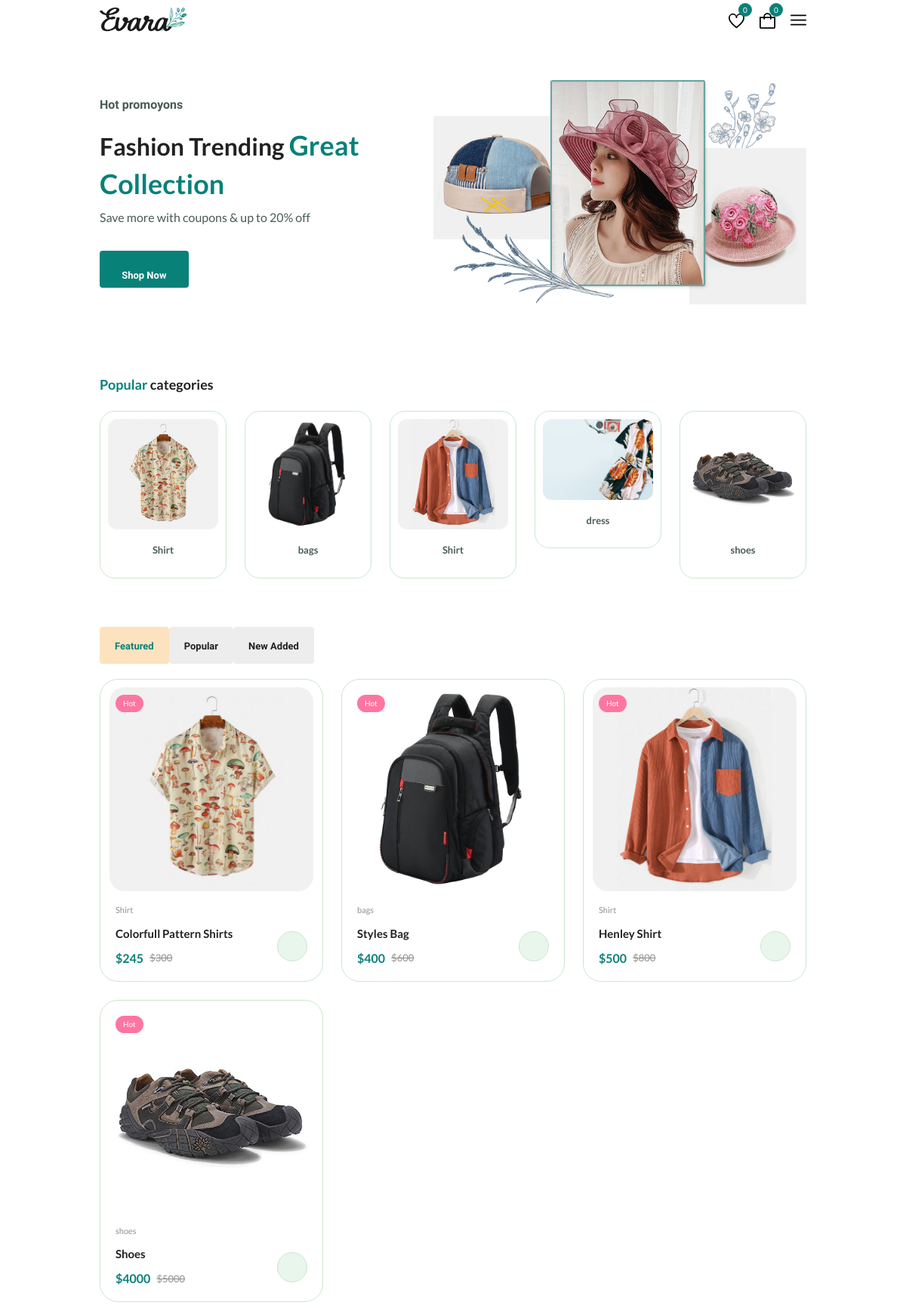
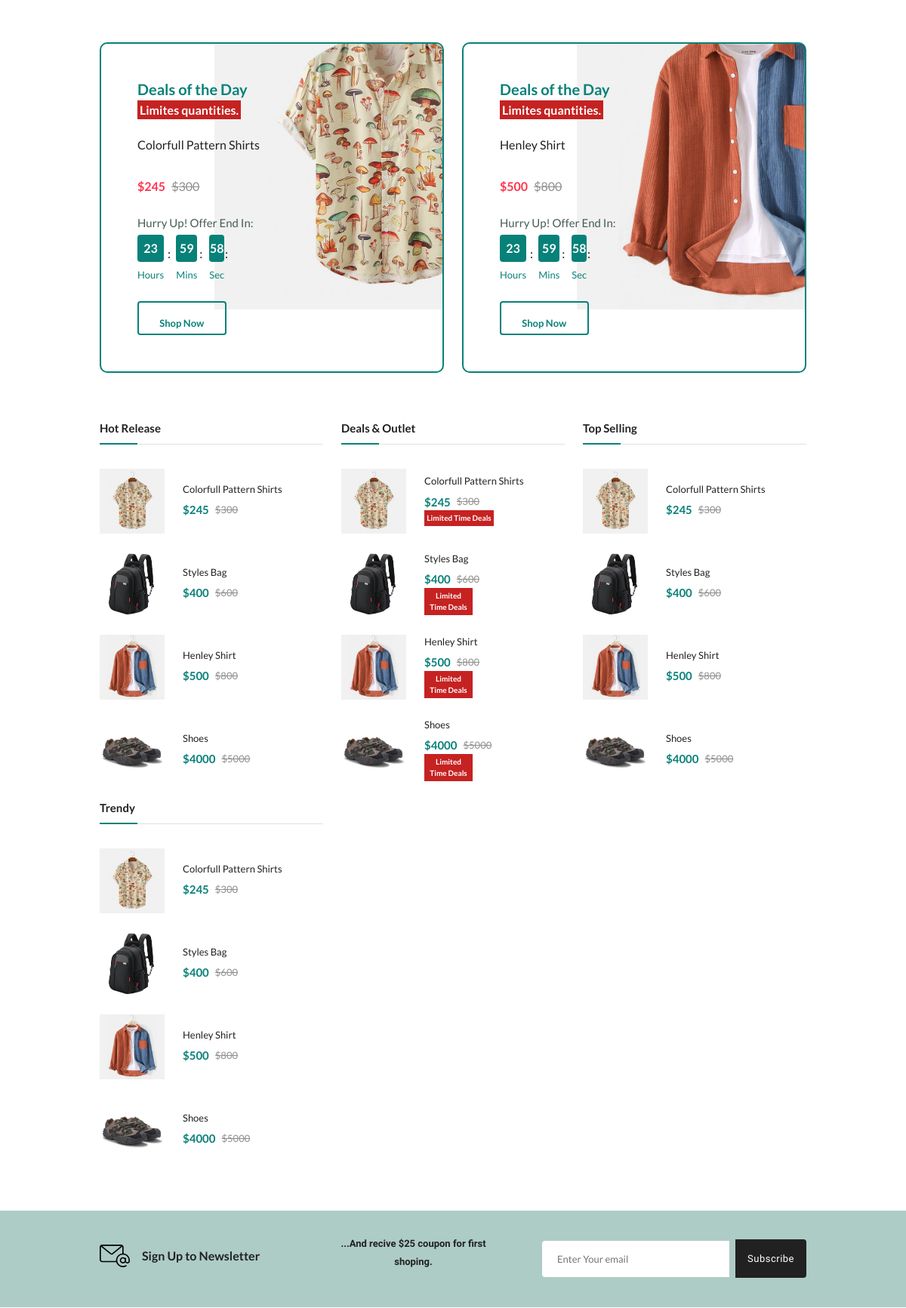
The page / (upper part) on the database its author committed (2 pictures, top to bottom).
### tables this page shows
CREATE TABLE `products` (
  `product_id` int(20) NOT NULL,
  `category` varchar(255) NOT NULL,
  `pname` varchar(255) NOT NULL,
  `brand_name` varchar(255) NOT NULL,
  `new_price` int(20) NOT NULL,
  `old_price` int(20) NOT NULL,
  `image1` varchar(255) NOT NULL,
  `image2` varchar(255) NOT NULL,
  `image3` varchar(255) NOT NULL,
  `is_new` int(20) NOT NULL,
  `is_popular` int(20) NOT NULL,
  `is_featured` int(20) NOT NULL,
  `is_deal_of_the_day` int(20) NOT NULL,
  `is_hot_release` int(20) NOT NULL,
  `is_outlet` int(20) NOT NULL,
  `is_top_selling` int(20) NOT NULL,
  `is_trending` int(20) NOT NULL,
  `percent_discount` int(20) NOT NULL,
  `description` varchar(255) NOT NULL,
  `warranty` int(20) NOT NULL,
  `colors` varchar(255) NOT NULL,
  `sizes_available` varchar(255) NOT NULL,
  `tags` varchar(255) NOT NULL,
  `stock_quantity` int(20) NOT NULL,
  `material` varchar(255) NOT NULL,
  `weight` varchar(255) NOT NULL,
  `manufacturer` varchar(255) NOT NULL,
  `Country_of_Origin` varchar(255) NOT NULL
);

### index.php (the view, shortened to what this page needs)
<!DOCTYPE html>
<html lang="en">
<head>
  <link href="https://cdn.jsdelivr.net/npm/bootstrap@5.0.2/dist/css/bootstrap.min.css" rel="stylesheet">
  <link rel='stylesheet' href='https://cdn-uicons.flaticon.com/2.0.0/uicons-regular-rounded/css/uicons-regular-rounded.css'>
  <link rel="stylesheet" href="https://cdn.jsdelivr.net/npm/swiper@11/swiper-bundle.min.css" />
  <link rel="stylesheet" href="assets/css/styles.css" />
</head>
<body>
  <?php include 'Partials/header.php'; ?>
  <main class="main">
    <section class="home section--lg">
      <div class="home__container container grid">
        <div class="home__content">
          <span class="home__subtitle">Hot promoyons</span>
          <h1 class="home__title">Fashion Trending <span>Great Collection</span>
          </h1>
          <p class="home__description">Save more with coupons & up to 20% off</p>
          <a href="shop.php?category=-1" class="btn">Shop Now</a>
        </div>
        <img src="assets/img/home-img.png" alt="" class="home__img">
      </div>
    </section>
    <section class="categories container section">
      <h3 class="section__title"><span>Popular</span> categories</h3>
      <div class="categories__container swiper">
        <div class="swiper-wrapper">
          <?php
          $sql = "SELECT DISTINCT  category, image1 FROM products LIMIT 6";
          $result = mysqli_query($connection, $sql);
          if ($result) {
            while ($row = $result->fetch_assoc()) {
              $category = $row['category'];
              $img = $row['image1'];
              echo '<a href="shop.php?category=' . $category . '" class="category__item swiper-slide">
                  <img src="' . $img . '" alt="" class="category__img">
                  <h3 class="category__title">' . $category . '</h3>
                </a>';
            }
          }
          ?>
        </div>
      </div>
    </section>
    <section class="products section container">
      <div class="tab_btns d-flex">
        <span class="tab_btn active-tab" data-target="#featured">Featured</span>
        <span class="tab_btn" data-target="#popular">Popular</span>
        <span class="tab_btn" data-target="#new-added">New Added</span>
      </div>
      <div class="tab__items">
        <div class="tab__item active-tab" content id="featured">
          <div class="products__container grid">
            <?php
            $sql = "SELECT product_id,category,pname,new_price,old_price, image1,image2 FROM products where is_featured =1";
            $result = mysqli_query($connection, $sql);
            if ($result) {
              while ($row = $result->fetch_assoc()) {
                $product_id = $row['product_id'];
                $category = $row['category'];
                $name = $row['pname'];
                $new_price = $row['new_price'];
                $old_price = $row['old_price'];
                $img2 = $row['image2'];
                $img1 = $row['image1'];
                echo '<div class="product__item">
                  <div class="product__banner">
                    <a href="details.php?productid=' . $product_id . '" class="product__images">
                      <img src="' . $img1 . '" alt="" class="product__img default">
                      <img src="' . $img2 . '" alt="" class="product__img hover">
                    </a>
                    <div class="product__actions">
                      <a href="" class="action__btn" aria-label="Quick View"><i class="fi fi-rr-eye"></i></a>
                      <a href="Partials/wishlistHandling.php?productid=' . $product_id . '" class="action__btn" aria-label="Add to Wishlist"><i class="fi fi-rr-heart"></i></a>
                      <a href="Partials/compareHandle.php?productid=' . $product_id . '" class="action__btn" aria-label="Compare"><i class="fi fi-rr-shuffle"></i></a>
                    </div>
                    <div class="product__badge light-pink">Hot</div>
                  </div>
                  <div class="product__content">
                    <span class="product__category">' . $category . '</span>
                    <a href="details.php">
                      <h3 class="product__title">' . $name . '</h3>
                    </a>
                    <div class="product__rating">
                      <i class="fi fi-rr-star"></i>
                      <i class="fi fi-rr-star"></i>
                      <i class="fi fi-rr-star"></i>
                      <i class="fi fi-rr-star"></i>
                      <i class="fi fi-rr-star"></i>
                    </div>
                    <div class="product__price flex">
                      <span class="new__price">$' . $new_price . '</span>
                      <span class="old__price">$' . $old_price . '</span>
                    </div>
                    <a href="Partials/cartHandling.php?productid=' . $product_id . '&Quantity=1" class="action__btn cart__btn" aria-label="Add To Cart"><i
                        class="fi fi-rr-shopping-bag-add"></i></a>
                  </div>
                </div>';
              }
            }
            ?>
          </div>
        </div>
      </div>
    </section>
    <section class="deals section">
      <div class="deals__container container grid">
        <?php
        $sql = "SELECT product_id,pname,new_price,old_price, image1 FROM products where is_deal_of_the_day =1";
        $result = mysqli_query($connection, $sql);
        $num_row = mysqli_num_rows($result);
        if ($num_row > 0) {
          while ($row = mysqli_fetch_array($result)) {
            echo '<div class="deals__item" style=" background-image: url(' . $row['image1'] . ');background-size: cover;
                  background-position: 150px -100px; background-repeat: no-repeat;">
                            <div class="deals__group">
                              <h3 class="deals__brand">Deals of the Day</h3>
                              <span class="deals__cotegory limited_time_deal">Limites quantities.</span>
                            </div>
                            <h4 class="deals__title">
                              ' . $row['pname'] . '
                            </h4>
                            <div class="deals__price flex">
                              <span class="new__price">$' . $row['new_price'] . '</span>
                              <span class="old__price">$' . $row['old_price'] . '</span>
                            </div>
                            <div class="deals__group">
                              <p class="deals__countdown-text">Hurry Up! Offer End In:</p>
                              <div class="countdown" >
                                  <div class="countdown__amount">
                                    <p class="countdown__period" id="hours' . $row['product_id'] . '">22</p>
                                    <span class="unit">Hours</span>
                                  </div>
                                  <div class="countdown__amount">
                                    <p class="countdown__period" id="minute' . $row['product_id'] . '">57</p>
                                    <span class="unit">Mins</span>
                                  </div>
                                  <div class="countdown__amount">
                                    <p class="countdown__period" id="second' . $row['product_id'] . '">24</p>
                                    <span class="unit">Sec</span>
                                  </div>
                              </div>
                                  // document.getElementById("days' . $row['product_id'] . '").innerHTML = days;
                                  document.getElementById("hours' . $row['product_id'] . '").innerHTML = hours;
                                  document.getElementById("minute' . $row['product_id'] . '").innerHTML = minutes;
                                  document.getElementById("second' . $row['product_id'] . '").innerHTML = seconds;
                            </div>
                            <div class="deals__btn">
                              <a href="details.php?productid=' . $row['product_id'] . '" class="btn btn--md">Shop Now</a>
                            </div>
                        </div>';
          }
        }
        ?>
      </div>
    </section>
    <section class="showcase section">
      <div class="showcase__container container grid">
        <div class="showcase__wrapper">
          <h3 class="section__title">Hot Release</h3>
          <?php
          $sql = "SELECT product_id,pname,new_price,old_price, image1 FROM products where is_hot_release =1";
          $result = mysqli_query($connection, $sql);
          if ($result) {
            while ($row = $result->fetch_assoc()) {
              $product_id = $row['product_id'];
              $name = $row['pname'];
              $new_price = $row['new_price'];
              $old_price = $row['old_price'];
              $img1 = $row['image1'];
              echo '<div class="showcase__item">
              <a href="details.php?productid=' . $product_id . '" class="showcase__img-box">
                <img src="' . $img1 . '" alt="" class="showcase__img">
              </a>
              <div class="showcase__content">
                <a href="details.php?productid=' . $product_id . '">
                  <h4 class="showcase__title">
                    ' . $name . '
                  </h4>
                </a>
                <div class="showcase__price flex">
                  <span class="new__price">$' . $new_price . '</span>
                  <span class="old__price">$' . $old_price . '</span>
                </div>
              </div>
            </div>';
            }
          }
          ?>
        </div>
        <div class="showcase__wrapper">
          <h3 class="section__title">Deals & Outlet</h3>
          <?php
          $sql = "SELECT product_id,pname,new_price,old_price, image1 FROM products where is_outlet =1";
          $result = mysqli_query($connection, $sql);
          if ($result) {
            while ($row = $result->fetch_assoc()) {
              $product_id = $row['product_id'];
              $name = $row['pname'];
              $new_price = $row['new_price'];
              $old_price = $row['old_price'];
              $img1 = $row['image1'];
              echo '<div class="showcase__item">
                <a href="details.php?productid=' . $product_id . '" class="showcase__img-box">
                  <img src="' . $img1 . '" alt="" class="showcase__img">
                </a>
                <div class="showcase__content">
                  <a href="details.php?productid=' . $product_id . '">
                    <h4 class="showcase__title">
                      ' . $name . '
                    </h4>
                  </a>
                  <div class="showcase__price flex">
                    <span class="new__price">$' . $new_price . '</span>
                    <span class="old__price">$' . $old_price . '</span>
                  </div>
                  <div class="limited_time_deal">Limited Time Deals</div>
                </div>
              </div>';
            }
          }
          ?>
        </div>
        <div class="showcase__wrapper">
          <h3 class="section__title">Top Selling</h3>
          <?php
          $sql = "SELECT product_id, pname,new_price,old_price, image1 FROM products where is_top_selling =1";
          $result = mysqli_query($connection, $sql);
          if ($result) {
            while ($row = $result->fetch_assoc()) {
              $product_id = $row['product_id'];
              $name = $row['pname'];
              $new_price = $row['new_price'];
              $old_price = $row['old_price'];
              $img1 = $row['image1'];
              echo '<div class="showcase__item">
                <a href="details.php?productid=' . $product_id . '" class="showcase__img-box">
                  <img src="' . $img1 . '" alt="" class="showcase__img">
                </a>
                <div class="showcase__content">
                  <a href="details.php?productid=' . $product_id . '">
                    <h4 class="showcase__title">
                      ' . $name . '
                    </h4>
                  </a>
                  <div class="showcase__price flex">
                    <span class="new__price">$' . $new_price . '</span>
                    <span class="old__price">$' . $old_price . '</span>
                  </div>
                </div>
              </div>';
            }
          }
          ?>
        </div>
        <div class="showcase__wrapper">
          <h3 class="section__title">Trendy</h3>
          <?php
          $sql = "SELECT product_id,pname,new_price,old_price, image1 FROM products where is_trending =1";
          $result = mysqli_query($connection, $sql);
          if ($result) {
            while ($row = $result->fetch_assoc()) {
              $product_id = $row['product_id'];
              $name = $row['pname'];
              $new_price = $row['new_price'];
              $old_price = $row['old_price'];
              $img1 = $row['image1'];
              echo '<div class="showcase__item">
                <a href="details.php?productid=' . $product_id . '" class="showcase__img-box">
                  <img src="' . $img1 . '" alt="" class="showcase__img">
                </a>
                <div class="showcase__content">
                  <a href="details.php?productid=' . $product_id . '">
                    <h4 class="showcase__title">
                      ' . $name . '
                    </h4>
                  </a>
                  <div class="showcase__price flex">
                    <span class="new__price">$' . $new_price . '</span>
                    <span class="old__price">$' . $old_price . '</span>
                  </div>
                </div>
              </div>';
            }
          }
          ?>
        </div>
      </div>
    </section>
    <?php include "Partials/newsletter.php"; ?>
  </main>
</body>
</html>

### rows shown on the page
products: category "Shirt", pname "Colorfull Pattern Shirts", new_price "245", old_price "300", image1 (picture)
products: category "bags", pname "Styles Bag", new_price "400", old_price "600", image1 (picture)
products: category "Shirt", pname "Henley Shirt", new_price "500", old_price "800", image1 (picture)
products: category "shoes", pname "Shoes", new_price "4000", old_price "5000", image1 (picture)

### other values the page prints
$category "Shirt"
$category "bags"
$category "dress"
$category "shoes"
